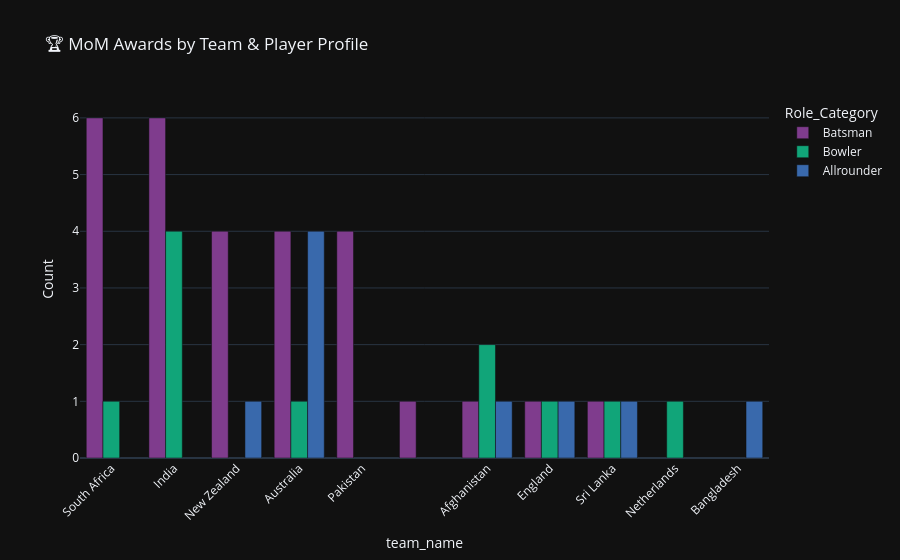

Notebook code for this chart:
### Code cell
# ── MoM awards by team and player profile ──
team_role = mom_df.groupby(['team_name','Role_Category']).size().reset_index(name='Count')
team_role = team_role.sort_values('Count', ascending=False)

print("🏆 MoM Awards by Team & Player Profile:\n")
display(team_role.head(15))

fig = px.bar(team_role, x='team_name', y='Count', color='Role_Category',
             title='🏆 MoM Awards by Team & Player Profile',
             barmode='group',
             color_discrete_sequence=px.colors.qualitative.Bold)
fig.update_layout(template='plotly_dark', xaxis_tickangle=-45)
fig.show()

### Figure 1 — Plotly figure (JSON) as saved in the notebook; plotly's stock layout.template omitted (floating-point values rounded to 4 significant figures)
{"data": [{"alignmentgroup": "True", "hovertemplate": "Role_Category=Batsman<br>team_name=%{x}<br>Count=%{y}<extra></extra>", "legendgroup": "Batsman", "marker": {"color": "rgb(127, 60, 141)", "pattern": {"shape": ""}}, "name": "Batsman", "offsetgroup": "Batsman", "orientation": "v", "showlegend": true, "textposition": "auto", "type": "bar", "x": ["South Africa", "India", "New Zealand", "Australia", "Pakistan", "", "Afghanistan", "England", "Sri Lanka"], "xaxis": "x", "y": [6, 6, 4, 4, 4, 1, 1, 1, 1], "yaxis": "y"}, {"alignmentgroup": "True", "hovertemplate": "Role_Category=Bowler<br>team_name=%{x}<br>Count=%{y}<extra></extra>", "legendgroup": "Bowler", "marker": {"color": "rgb(17, 165, 121)", "pattern": {"shape": ""}}, "name": "Bowler", "offsetgroup": "Bowler", "orientation": "v", "showlegend": true, "textposition": "auto", "type": "bar", "x": ["India", "Afghanistan", "Australia", "Netherlands", "England", "South Africa", "Sri Lanka"], "xaxis": "x", "y": [4, 2, 1, 1, 1, 1, 1], "yaxis": "y"}, {"alignmentgroup": "True", "hovertemplate": "Role_Category=Allrounder<br>team_name=%{x}<br>Count=%{y}<extra></extra>", "legendgroup": "Allrounder", "marker": {"color": "rgb(57, 105, 172)", "pattern": {"shape": ""}}, "name": "Allrounder", "offsetgroup": "Allrounder", "orientation": "v", "showlegend": true, "textposition": "auto", "type": "bar", "x": ["Australia", "Afghanistan", "Bangladesh", "England", "New Zealand", "Sri Lanka"], "xaxis": "x", "y": [4, 1, 1, 1, 1, 1], "yaxis": "y"}], "layout": {"barmode": "group", "legend": {"title": {"text": "Role_Category"}, "tracegroupgap": 0}, "title": {"text": "🏆 MoM Awards by Team & Player Profile"}, "xaxis": {"anchor": "y", "domain": [0, 1], "tickangle": -45, "title": {"text": "team_name"}}, "yaxis": {"anchor": "x", "domain": [0, 1], "title": {"text": "Count"}}}}
